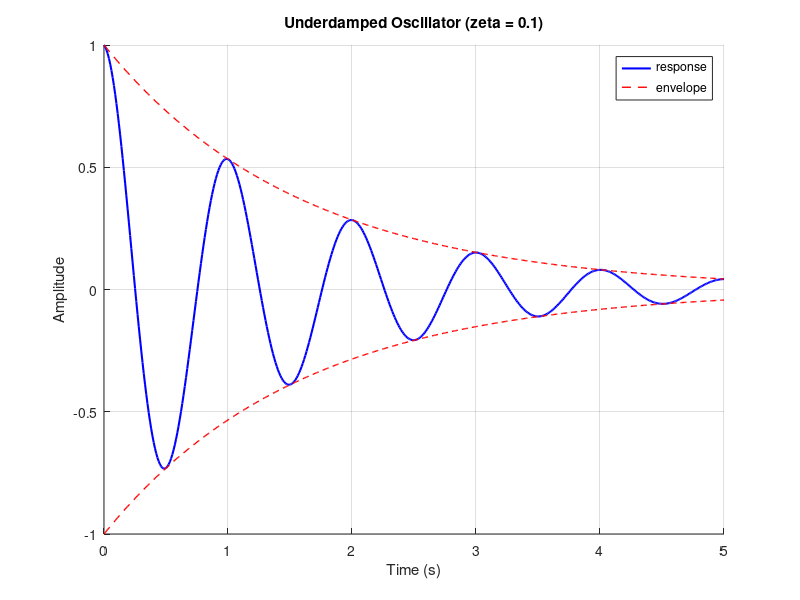

Write MATLAB code to recreate this figure.
% Damped Oscillator — Second-order system response
% Plots an underdamped oscillation with its exponential envelope.
clear
close all

zeta = 0.1;
wn = 2 * pi;
wd = wn * sqrt(1 - zeta^2);

t = linspace(0, 5, 500);
y = exp(-zeta * wn * t) .* cos(wd * t);
envelope = exp(-zeta * wn * t);

figure
hold on
plot(t, y, 'b-', 'LineWidth', 1.5)
plot(t, envelope, 'r--', 'LineWidth', 1)
plot(t, -envelope, 'r--', 'LineWidth', 1)
hold off
title('Underdamped Oscillator (zeta = 0.1)')
xlabel('Time (s)')
ylabel('Amplitude')
legend('response', 'envelope')
grid on
